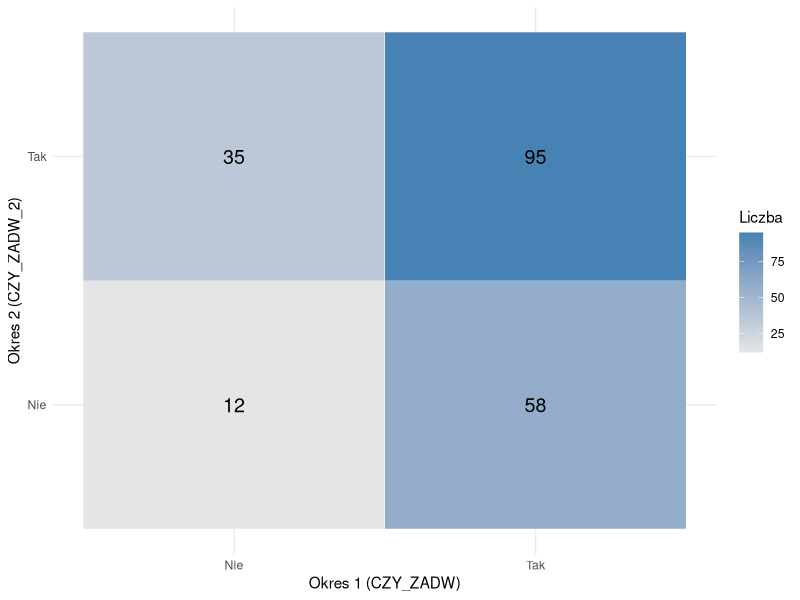
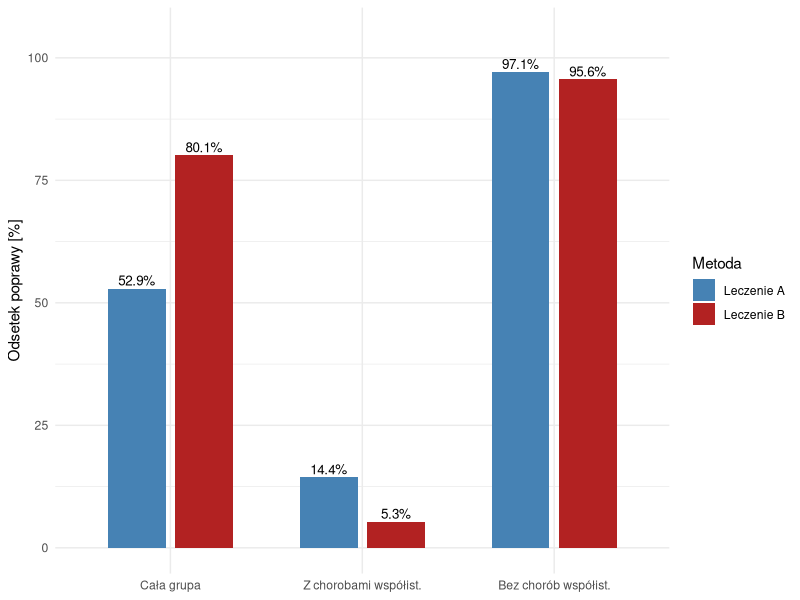
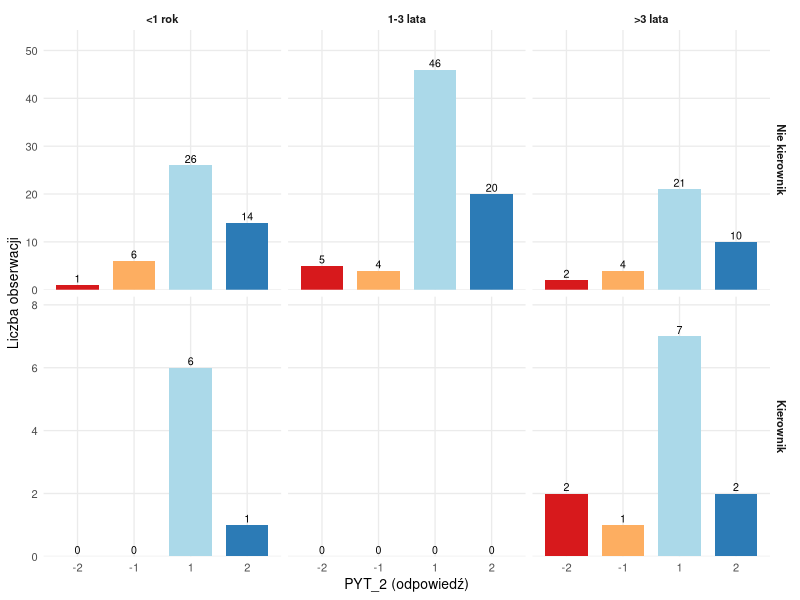

R code for these plots, in order:
## ---- chunk 1
suppressPackageStartupMessages({
  library(dplyr)
  library(tidyr)
  library(ggplot2)
  library(knitr)
  library(kableExtra)
})

set.seed(2025)

# Wczytanie danych (CSV, separator ';', kodowanie UTF-8)
dane <- read.csv2("ankieta.csv", stringsAsFactors = FALSE, fileEncoding = "UTF-8")
colnames(dane) <- c("DZIAL","STAZ","CZY_KIER","PYT_1","PYT_2","PYT_3","PLEC","WIEK")

# Zmienne pomocnicze wykorzystywane w kilku zadaniach
dane$CZY_KIER <- factor(dane$CZY_KIER, levels = c("Nie","Tak"))
dane$PYT_2f   <- factor(dane$PYT_2, levels = c(-2,-1,1,2))
dane$STAZf    <- factor(dane$STAZ,  levels = c(1,2,3),
                        labels = c("<1 rok","1-3 lata",">3 lata"))

# Zmienne "zadowolenia ze szkoleń" w dwóch okresach (zadanie 3).
# PYT_2 -> pierwszy okres, PYT_3 -> drugi okres; obie zmienne nie
# przyjmują wartości 0, więc binaryzacja względem zera jest jednoznaczna:
# odpowiedź dodatnia (1,2) = "Tak" (zadowolony), ujemna (-2,-1) = "Nie".
dane$CZY_ZADW   <- factor(ifelse(dane$PYT_2 > 0, "Tak", "Nie"), levels = c("Nie","Tak"))
dane$CZY_ZADW_2 <- factor(ifelse(dane$PYT_3 > 0, "Tak", "Nie"), levels = c("Nie","Tak"))
## ---- chunk 2
# Warunkowy (dokładny) test symetrii dla tablicy 2x2.
# Zwraca dwustronną p-wartość opartą na rozkładzie Bin(m, 1/2).
p_warunkowy <- function(n12, n21) {
  m <- n12 + n21
  if (m == 0) return(1)
  k <- min(n12, n21)
  min(1, 2 * pbinom(k, size = m, prob = 0.5))
}
## ---- chunk 3
M <- matrix(c(1,5,2,4), nrow = 2, byrow = TRUE,
            dimnames = list("Lek A" = c("Negatywna","Pozytywna"),
                            "Lek B" = c("Negatywna","Pozytywna")))
M_marg <- addmargins(M)
rownames(M_marg)[3] <- colnames(M_marg)[3] <- "Suma"
kable(M_marg, caption = "Reakcja na lek A (wiersze) vs lek B (kolumny).",
      booktabs = TRUE) |>
  kable_styling(latex_options = c("HOLD_position"))
## ---- chunk 4
mcc <- mcnemar.test(M, correct = TRUE)
pw  <- p_warunkowy(5, 2)
tab_z2 <- data.frame(
  Test         = c("McNemar (z poprawką na ciągłość)", "warunkowy (zad. 1)"),
  Statystyka   = c(sprintf("%.4f", unname(mcc$statistic)), "---"),
  `p-wartość`  = c(signif(mcc$p.value, 4), signif(pw, 4)),
  check.names  = FALSE
)
kable(tab_z2, caption = "Weryfikacja hipotezy o jednakowej skuteczności leków.",
      booktabs = TRUE) |>
  kable_styling(latex_options = c("HOLD_position"))
## ---- chunk 5
t3 <- table(`Okres 1 (CZY_ZADW)` = dane$CZY_ZADW,
            `Okres 2 (CZY_ZADW_2)` = dane$CZY_ZADW_2)
t3_marg <- addmargins(t3)
rownames(t3_marg)[3] <- colnames(t3_marg)[3] <- "Suma"
kable(t3_marg,
      caption = "Zadowolenie ze szkoleń: okres 1 (wiersze) vs okres 2 (kolumny).",
      booktabs = TRUE) |>
  kable_styling(latex_options = c("HOLD_position"))

mcc3 <- mcnemar.test(t3, correct = TRUE)
n12 <- t3["Nie","Tak"]; n21 <- t3["Tak","Nie"]
pw3 <- p_warunkowy(n12, n21)
tab_z3 <- data.frame(
  Test        = c("McNemar (z poprawką na ciągłość)", "warunkowy (zad. 1)"),
  Statystyka  = c(sprintf("%.4f", unname(mcc3$statistic)), "---"),
  `p-wartość` = c(signif(mcc3$p.value, 4), signif(pw3, 4)),
  check.names = FALSE
)
kable(tab_z3, caption = "Test symetrii dla zadowolenia ze szkoleń.",
      booktabs = TRUE) |>
  kable_styling(latex_options = c("HOLD_position"))
## ---- chunk 6
df3 <- as.data.frame(t3)
colnames(df3) <- c("Okres1","Okres2","n")
ggplot(df3, aes(Okres1, Okres2, fill = n)) +
  geom_tile(color = "white") +
  geom_text(aes(label = n), size = 5) +
  scale_fill_gradient(low = "grey90", high = "steelblue") +
  labs(x = "Okres 1 (CZY_ZADW)", y = "Okres 2 (CZY_ZADW_2)", fill = "Liczba") +
  theme_minimal(base_size = 11)
## ---- chunk 7
T2 <- matrix(c(10, 2, 1, 1, 0,
                0,15, 1, 1, 0,
                1, 1,32, 6, 0,
                0, 0, 1,96, 3,
                1, 1, 0, 1,26),
             nrow = 5, byrow = TRUE,
             dimnames = list("Okres 1" = c("-2","-1","0","1","2"),
                             "Okres 2" = c("-2","-1","0","1","2")))
kable(T2, caption = "Odpowiedzi w okresie 1 (wiersze) vs okresie 2 (kolumny).",
      booktabs = TRUE) |>
  kable_styling(latex_options = c("HOLD_position"))
## ---- chunk 8
# Bowker liczony ręcznie: pary z n_ij + n_ji = 0 są pomijane (0/0),
# co zmniejsza efektywną liczbę stopni swobody.
k <- nrow(T2); bow <- 0; df_eff <- 0
for (i in 1:(k-1)) for (j in (i+1):k) {
  s <- T2[i,j] + T2[j,i]
  if (s > 0) { bow <- bow + (T2[i,j]-T2[j,i])^2 / s; df_eff <- df_eff + 1 }
}
df_nom <- k*(k-1)/2
tab_z4 <- data.frame(
  Wariant      = c("df nominalne = 10", "df efektywne = 9 (po usunięciu par 0/0)"),
  Statystyka   = round(bow, 4),
  df           = c(df_nom, df_eff),
  `p-wartość`  = c(signif(1-pchisq(bow, df_nom), 4), signif(1-pchisq(bow, df_eff), 4)),
  check.names  = FALSE
)
kable(tab_z4, caption = "Test Bowkera symetrii dla tablicy 5×5.",
      booktabs = TRUE) |>
  kable_styling(latex_options = c("HOLD_position"))
## ---- chunk 9
skutecz <- function(popr, brak) popr / (popr + brak)
orf <- function(a, b, c, d) (a*d)/(b*c)   # iloraz szans (poprawa A:B)

tab5 <- data.frame(
  Grupa = c("Cała grupa", "Z chorobami współist.", "Bez chorób współist."),
  `Poprawa A` = c("117/221", "17/118", "100/103"),
  `Poprawa B` = c("177/221", "2/38",   "175/183"),
  `% popr. A` = round(100*c(skutecz(117,104), skutecz(17,101), skutecz(100,3)), 1),
  `% popr. B` = round(100*c(skutecz(177,44),  skutecz(2,36),   skutecz(175,8)), 1),
  `OR (A:B)`  = round(c(orf(117,104,177,44), orf(17,101,2,36), orf(100,3,175,8)), 2),
  check.names = FALSE
)
kable(tab5, caption = "Liczba pacjentów z poprawą, odsetek poprawy i iloraz szans dla leczenia A vs B.",
      booktabs = TRUE) |>
  kable_styling(latex_options = c("HOLD_position"))
## ---- chunk 10
dfp <- tab5 |>
  dplyr::select(Grupa, `% popr. A`, `% popr. B`) |>
  tidyr::pivot_longer(-Grupa, names_to = "Metoda", values_to = "proc")
dfp$Metoda <- ifelse(dfp$Metoda == "% popr. A", "Leczenie A", "Leczenie B")
dfp$Grupa <- factor(dfp$Grupa,
                    levels = c("Cała grupa","Z chorobami współist.","Bez chorób współist."))
ggplot(dfp, aes(Grupa, proc, fill = Metoda)) +
  geom_col(position = position_dodge(width = 0.7), width = 0.6) +
  geom_text(aes(label = paste0(proc,"%")),
            position = position_dodge(width = 0.7), vjust = -0.3, size = 3.4) +
  scale_fill_manual(values = c("Leczenie A" = "steelblue", "Leczenie B" = "firebrick")) +
  labs(x = NULL, y = "Odsetek poprawy [%]") +
  ylim(0, 105) +
  theme_minimal(base_size = 11)
## ---- chunk 11
z6 <- data.frame(
  Model = c("$[1\\ 3]$", "$[13]$", "$[1\\ 2\\ 3]$",
            "$[12\\ 3]$", "$[12\\ 13]$", "$[1\\ 23]$"),
  Postac = c(
    "$\\pi_{i\\cdot k}=\\pi_{i\\cdot\\cdot}\\,\\pi_{\\cdot\\cdot k}$",
    "$\\pi_{i\\cdot k}$ dowolne",
    "$\\pi_{i\\cdot\\cdot}\\,\\pi_{\\cdot j\\cdot}\\,\\pi_{\\cdot\\cdot k}$",
    "$\\pi_{ij\\cdot}\\,\\pi_{\\cdot\\cdot k}$",
    "$\\pi_{ij\\cdot}\\,\\pi_{i\\cdot k}/\\pi_{i\\cdot\\cdot}$",
    "$\\pi_{i\\cdot\\cdot}\\,\\pi_{\\cdot jk}$"),
  Interpretacja = c(
    "\\textbf{Niezależność CZY\\_KIER i STAŻ} (model dla pary 1--3, z pominięciem zmiennej 2). Stanowisko nie zależy od stażu.",
    "\\textbf{Model nasycony dla pary 1--3} --- dopuszcza dowolną zależność (asocjację) między CZY\\_KIER a STAŻ.",
    "\\textbf{Wzajemna (całkowita) niezależność} wszystkich trzech zmiennych.",
    "\\textbf{STAŻ niezależny od pary (CZY\\_KIER, PYT\\_2)}; zmienne 1 i 2 mogą być powiązane.",
    "\\textbf{PYT\\_2 i STAŻ warunkowo niezależne przy ustalonym CZY\\_KIER} (zmienna 1 jest wspólnym rdzeniem).",
    "\\textbf{CZY\\_KIER niezależny od pary (PYT\\_2, STAŻ)}; zmienne 2 i 3 mogą być powiązane."),
  check.names = FALSE
)
kbl(z6, format = "latex", booktabs = TRUE, escape = FALSE,
    col.names = c("Model", "Postać $\\pi_{ijk}$", "Interpretacja"),
    caption = "Interpretacja modeli log-liniowych (1 = CZY\\_KIER, 2 = PYT\\_2, 3 = STAŻ).") |>
  kable_styling(latex_options = c("HOLD_position"), full_width = FALSE) |>
  column_spec(1, width = "1.5cm") |>
  column_spec(2, width = "3cm") |>
  column_spec(3, width = "9.5cm")
## ---- chunk 12
tab3w <- table(CZY_KIER = dane$CZY_KIER, PYT_2 = dane$PYT_2f, STAZ = dane$STAZf)

# Model nasycony [123] = częstości empiryczne
P_sat <- tab3w / sum(tab3w)
p1_sat <- sum(P_sat["Tak","2",]) / sum(P_sat["Tak",,])    # P(PYT_2=2 | kier)
p2_sat <- sum(P_sat[,, "<1 rok"]["Tak",]) / sum(P_sat[,, "<1 rok"]) # P(kier | staż<1)
p3_sat <- sum(P_sat[,, ">3 lata"]["Nie",]) / sum(P_sat[,, ">3 lata"]) # P(nie kier | staż>3)

# Model [12 23]: 1 i 3 warunkowo niezależne przy ustalonym 2
m1223 <- loglin(tab3w, list(c(1,2), c(2,3)), fit = TRUE, print = FALSE)
Pf <- m1223$fit / sum(m1223$fit)
p1_m <- sum(Pf["Tak","2",]) / sum(Pf["Tak",,])
p2_m <- sum(Pf[,, "<1 rok"]["Tak",]) / sum(Pf[,, "<1 rok"])
p3_m <- sum(Pf[,, ">3 lata"]["Nie",]) / sum(Pf[,, ">3 lata"])

tab7 <- data.frame(
  Prawdopodobieństwo = c(
    "$P(\\text{PYT\\_2}{=}2 \\mid \\text{kierownik})$",
    "$P(\\text{kierownik} \\mid \\text{staż} < 1\\text{ rok})$",
    "$P(\\text{nie kierownik} \\mid \\text{staż} > 3\\text{ lata})$"),
  `Model [123]`    = round(c(p1_sat, p2_sat, p3_sat), 4),
  `Model [12 23]`  = round(c(p1_m, p2_m, p3_m), 4),
  check.names = FALSE
)
kbl(tab7, format = "latex", booktabs = TRUE, escape = FALSE,
    caption = "Oszacowania prawdopodobieństw w modelu nasyconym i [12 23].") |>
  kable_styling(latex_options = c("HOLD_position"))
## ---- chunk 13
df8 <- as.data.frame(tab3w)
m_mut  <- glm(Freq ~ CZY_KIER + PYT_2 + STAZ,            family = poisson, data = df8)  # [1 2 3]
m_jnt  <- glm(Freq ~ CZY_KIER*STAZ + PYT_2,              family = poisson, data = df8)  # [2 13]
m_cnd  <- glm(Freq ~ CZY_KIER*STAZ + PYT_2*STAZ,         family = poisson, data = df8)  # [13 23]

g2 <- function(m) c(round(m$deviance,3), m$df.residual, signif(1-pchisq(m$deviance,m$df.residual),4))
tab8 <- data.frame(
  Hipoteza = c("CZY_KIER, PYT_2, STAŻ wzajemnie niezależne",
               "PYT_2 niezależna od pary (CZY_KIER, STAŻ)",
               "PYT_2 niezależna od CZY_KIER przy ustalonym STAŻ"),
  Model    = c("[1 2 3]", "[2 13]", "[13 23]"),
  `G²`     = c(g2(m_mut)[1], g2(m_jnt)[1], g2(m_cnd)[1]),
  df       = c(g2(m_mut)[2], g2(m_jnt)[2], g2(m_cnd)[2]),
  `p-wartość` = c(g2(m_mut)[3], g2(m_jnt)[3], g2(m_cnd)[3]),
  check.names = FALSE
)
kable(tab8, caption = "Testy ilorazu wiarogodności dla hipotez niezależności.",
      booktabs = TRUE) |>
  kable_styling(latex_options = c("HOLD_position"))
## ---- chunk 14
df8plot <- as.data.frame(tab3w)
df8plot$CZY_KIER <- factor(df8plot$CZY_KIER, levels = c("Nie","Tak"),
                           labels = c("Nie kierownik", "Kierownik"))
ggplot(df8plot, aes(x = PYT_2, y = Freq, fill = PYT_2)) +
  geom_col(show.legend = FALSE, width = 0.75) +
  geom_text(aes(label = Freq), vjust = -0.3, size = 2.7) +
  facet_grid(CZY_KIER ~ STAZ, scales = "free_y") +
  scale_fill_brewer(palette = "RdYlBu") +
  scale_y_continuous(expand = expansion(mult = c(0, 0.18))) +
  labs(x = "PYT_2 (odpowiedź)", y = "Liczba obserwacji") +
  theme_minimal(base_size = 10) +
  theme(panel.grid.minor = element_blank(),
        strip.text = element_text(face = "bold"))
## ---- chunk 15
exact_sym_mc <- function(T2, B = 20000) {
  k <- nrow(T2)
  pairs <- which(upper.tri(T2), arr.ind = TRUE)
  m  <- T2[cbind(pairs[,1], pairs[,2])] + T2[cbind(pairs[,2], pairs[,1])]
  nij <- T2[cbind(pairs[,1], pairs[,2])]
  use <- m > 0
  Tobs <- sum((2*nij[use] - m[use])^2 / m[use])   # = suma (n_ij - n_ji)^2/(n_ij+n_ji)
  cnt <- 0
  for (b in 1:B) {
    sim <- rbinom(sum(use), m[use], 0.5)
    Tsim <- sum((2*sim - m[use])^2 / m[use])
    if (Tsim >= Tobs - 1e-9) cnt <- cnt + 1
  }
  list(T = Tobs, p = (cnt + 1)/(B + 1), df_eff = sum(use))
}
set.seed(2025)
es <- exact_sym_mc(T2)
